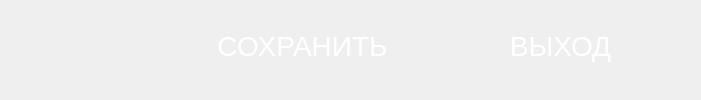
       <widget class="QFrame" name="frame_buttons">
        <property name="minimumSize">
         <size>
          <width>0</width>
          <height>0</height>
         </size>
        </property>
        <property name="maximumSize">
         <size>
          <width>16777215</width>
          <height>16777215</height>
         </size>
        </property>
        <property name="frameShape">
         <enum>QFrame::NoFrame</enum>
        </property>
        <property name="frameShadow">
         <enum>QFrame::Raised</enum>
        </property>
        <layout class="QHBoxLayout" name="horizontalLayout_2" stretch="1,1,1,1,1">
         <property name="spacing">
          <number>25</number>
         </property>
         <property name="topMargin">
          <number>0</number>
         </property>
         <property name="rightMargin">
          <number>24</number>
         </property>
         <property name="bottomMargin">
          <number>9</number>
         </property>
         <item>
          <spacer name="horizontalSpacer">
           <property name="orientation">
            <enum>Qt::Horizontal</enum>
           </property>
           <property name="sizeHint" stdset="0">
            <size>
             <width>37</width>
             <height>20</height>
            </size>
           </property>
          </spacer>
         </item>
         <item>
          <widget class="QLabel" name="load">
           <property name="minimumSize">
            <size>
             <width>73</width>
             <height>73</height>
            </size>
           </property>
           <property name="maximumSize">
            <size>
             <width>73</width>
             <height>73</height>
            </size>
           </property>
           <property name="text">
            <string/>
           </property>
           <property name="pixmap">
            <pixmap>C:/Work/load.gif</pixmap>
           </property>
           <property name="scaledContents">
            <bool>true</bool>
           </property>
          </widget>
         </item>
         <item>
          <spacer name="horizontalSpacer_2">
           <property name="orientation">
            <enum>Qt::Horizontal</enum>
           </property>
           <property name="sizeHint" stdset="0">
            <size>
             <width>40</width>
             <height>20</height>
            </size>
           </property>
          </spacer>
         </item>
         <item>
          <widget class="wButtonStyled" name="saveButton">
           <property name="minimumSize">
            <size>
             <width>233</width>
             <height>73</height>
            </size>
           </property>
           <property name="maximumSize">
            <size>
             <width>233</width>
             <height>73</height>
            </size>
           </property>
           <property name="font">
            <font>
             <pointsize>21</pointsize>
            </font>
           </property>
           <property name="styleSheet">
            <string notr="true">/*Настройка стилей в визуальном редакторе не сказываются на внешнем виде виджета в приложении. Это нужно лишь для визуального восприятия в Qt Дейзайнере*/;
background-color: rgba(255, 255, 255, 0);
color: rgb(255, 255, 255);
border: 0px solid rgba(0,0,0,0);</string>
           </property>
           <property name="text">
            <string>СОХРАНИТЬ</string>
           </property>
          </widget>
         </item>
         <item>
          <widget class="wButtonStyled" name="exitButton">
           <property name="minimumSize">
            <size>
             <width>233</width>
             <height>73</height>
            </size>
           </property>
           <property name="maximumSize">
            <size>
             <width>233</width>
             <height>73</height>
            </size>
           </property>
           <property name="font">
            <font>
             <pointsize>21</pointsize>
            </font>
           </property>
           <property name="styleSheet">
            <string notr="true">/*Настройка стилей в визуальном редакторе не сказываются на внешнем виде виджета в приложении. Это нужно лишь для визуального восприятия в Qt Дейзайнере*/;
background-color: rgba(255, 255, 255, 0);
color: rgb(255, 255, 255);
border: 0px solid rgba(0,0,0,0);</string>
           </property>
           <property name="text">
            <string>ВЫХОД</string>
           </property>
          </widget>
         </item>
        </layout>
       </widget>
